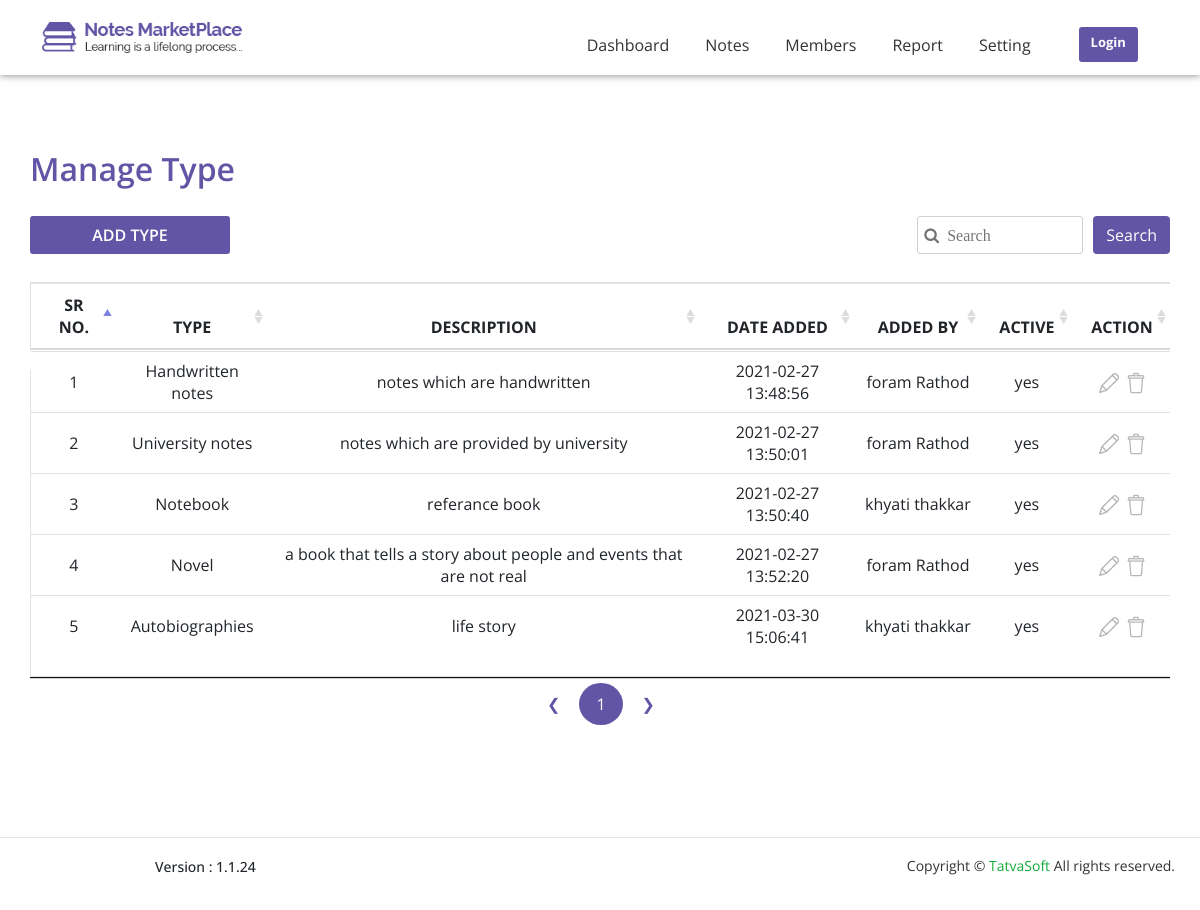
Screenshot of /notes-project/notes-admin/managetype.php with the database file from the repository.
### tables this page shows
CREATE TABLE `note_type` (
  `type_id` int(10) UNSIGNED NOT NULL,
  `type_name` varchar(100) NOT NULL,
  `type_description` varchar(100) NOT NULL,
  `createddate` datetime DEFAULT NULL,
  `createdby` int(11) DEFAULT NULL,
  `modifieddate` datetime DEFAULT NULL,
  `modifiedby` int(11) DEFAULT NULL,
  `isactive` bit(1) NOT NULL
);

CREATE TABLE `users` (
  `userid` int(10) UNSIGNED NOT NULL,
  `role_id` int(10) UNSIGNED NOT NULL,
  `firstname` varchar(50) NOT NULL,
  `lastname` varchar(50) NOT NULL,
  `email_id` varchar(100) NOT NULL,
  `password` varchar(24) NOT NULL,
  `isemailverified` bit(1) NOT NULL,
  `createddate` datetime DEFAULT NULL,
  `createdby` int(11) DEFAULT NULL,
  `modifieddate` datetime DEFAULT NULL,
  `modifiedby` int(11) DEFAULT NULL,
  `isactive` bit(1) NOT NULL
);

### notes-project/notes-admin/managetype.php (the view, shortened to what this page needs)
<?php include "admin_db.php";
if (isset($_POST['search_type'])) {
    $type_input = $_POST['type_input'];
    $query_manage_type = mysqli_query($conn, "SELECT note_type.type_id, note_type.type_name, note_type.type_description,
    note_type.createddate, note_type.isactive, users.firstname, users.lastname FROM note_type LEFT JOIN users ON
    note_type.createdby=users.userid WHERE (note_type.type_name LIKE '%$type_input%' OR note_type.type_description LIKE
    '%$type_input%' OR note_type.createddate LIKE '%$type_input%' OR users.firstname LIKE '%$type_input%' OR
    users.lastname LIKE '%$type_input%')");
} else {
    $query_manage_type = mysqli_query($conn, "SELECT note_type.type_id, note_type.type_name, note_type.type_description,
    note_type.createddate, note_type.isactive, users.firstname, users.lastname FROM note_type LEFT JOIN users ON
    note_type.createdby=users.userid");
}
?>
<html>
<head>
    <link rel="stylesheet" href="css/font-awesome/css/font-awesome.min.css">
    <link rel="stylesheet" href="css/bootstrap/bootstrap.min.css">
    <link rel="stylesheet" href="css/jquery.dataTables.css">
    <link rel="stylesheet" href="css/style.css">
    <link rel="stylesheet" href="css/responsive.css">
</head>
<body>
    <?php include "nav-admin.php" ?>
    <div class="general-height">
        <section id="administrator">
            <div class="container">
                <div class="row">
                    <div class="col-lg-12 col-md-12 general">
                        <h2>Manage Type</h2>
                    </div>
                </div>
                <div class="row">
                    <div class="col-lg-6 col-md-6 col-sm-5 col-12 general">
                        <a href="addtype.php"><button class="btn administrator-btn">ADD TYPE</button></a>
                    </div>
                    <div class="col-lg-6 col-md-6 col-sm-7 col-12 general">
                        <form action="" method="POST">
                            <button type="submit" name="search_type" class="btn administrator-search">Search</button>
                            <input type="search" name="type_input" placeholder=' &#xF002;  Search' />
                        </form>
                    </div>
                </div>
                <div class="row">
                    <div class="table-responsive">
                        <table id="myTable" class="table text-center border general-table-width">
                            <thead>
                                <tr>
                                    <th scope="col">SR NO.</th>
                                    <th scope="col">TYPE</th>
                                    <th scope="col">DESCRIPTION</th>
                                    <th scope="col">DATE ADDED</th>
                                    <th scope="col">ADDED BY</th>
                                    <th scope="col">ACTIVE</th>
                                    <th scope="col">ACTION</th>
                                </tr>
                            </thead>
                            <tbody style="transform: translateY(-20px) !important;">
                                <?php
                                $i = 1;
                                while ($row = mysqli_fetch_assoc($query_manage_type)) {
                                    $type_id = $row['type_id'];
                                    $type_name = $row['type_name'];
                                    $type_description = $row['type_description'];
                                    $createddate = $row['createddate'];
                                    $isactive = $row['isactive'];
                                    $firstname = $row['firstname'];
                                    $lastname = $row['lastname'];
                                ?>
                                    <tr>
                                        <td><?php echo $i ?></td>
                                        <td><?php echo $type_name ?></td>
                                        <td><?php echo $type_description ?></td>
                                        <td><?php echo $createddate ?></td>
                                        <td><?php echo $firstname ?>&nbsp;<?php echo $lastname ?></td>
                                        <?php if ($isactive == 1) { ?>
                                            <td>yes</td>
                                        <?php } else { ?>
                                            <td>no</td>
                                        <?php } ?>
                                        <td>
                                            <a href="addtype.php?id=<?php echo $type_id ?>"><img src="img/administrator/edit.png" alt="edit"></a>&nbsp;
                                            <a id="type" data-toggle='modal' data-target='#type_popup' data-type-id="<?php echo $type_id ?>"><img src="img/administrator/delete.png" alt="delete"></a>
                                        </td>
                                    </tr>
                                <?php $i++;
                                } ?>
                            </tbody>
                        </table>
                    </div>
                </div>
            </div>
        </section>
    </div>
    <?php include "footer-admin.php" ?>
</body>
</html>

### notes-project/notes-admin/css/style.css (style rules this page uses)
html, body { height: 100%; font-family: "Open Sans", sans-serif; }
#administrator { margin-top: 110px; }
#administrator h2 { color: #6255a5; font-weight: 600; padding: 40px 0 20px 0; }
.administrator-btn { background-color: #6255a5; float: left; color: #fff; border-radius: 3px; width: 200px; font-weight: 600; }
.administrator-search { background-color: #6255a5; color: #fff; }
#administrator input { height: 38px; border: 1px solid #d1d1d1; border-radius: 3px; margin-right: 10px; font-family: FontAwesome; }
.administrator-search, #administrator input { float: right; }
.general { padding: 0; }
#administrator table { margin-top: 20px; }
.border { margin-top: 20px; }
.general-table-width { width: 1140px !important; }
.general-height { min-height: 100%; }
#myTable { position: relative; }
table.dataTable thead th { border-bottom: 1px solid #d1d1d1; }
.border { border: 1px solid #d1d1d1; }

### rows the page displays
note_type: type_name "Handwritten notes", type_description "notes which are handwritten", createddate "2021-02-27 13:48:56", users.firstname "foram", users.lastname "Rathod", isactive "yes"
note_type: type_name "University notes", type_description "notes which are provided by university", createddate "2021-02-27 13:50:01", users.firstname "foram", users.lastname "Rathod", isactive "yes"
note_type: type_name "Notebook", type_description "referance book", createddate "2021-02-27 13:50:40", users.firstname "khyati", users.lastname "thakkar", isactive "yes"
note_type: type_name "Novel", type_description "a book that tells a story about people and events that are not real", createddate "2021-02-27 13:52:20", users.firstname "foram", users.lastname "Rathod", isactive "yes"
note_type: type_name "Autobiographies", type_description "life story", createddate "2021-03-30 15:06:41", users.firstname "khyati", users.lastname "thakkar", isactive "yes"
